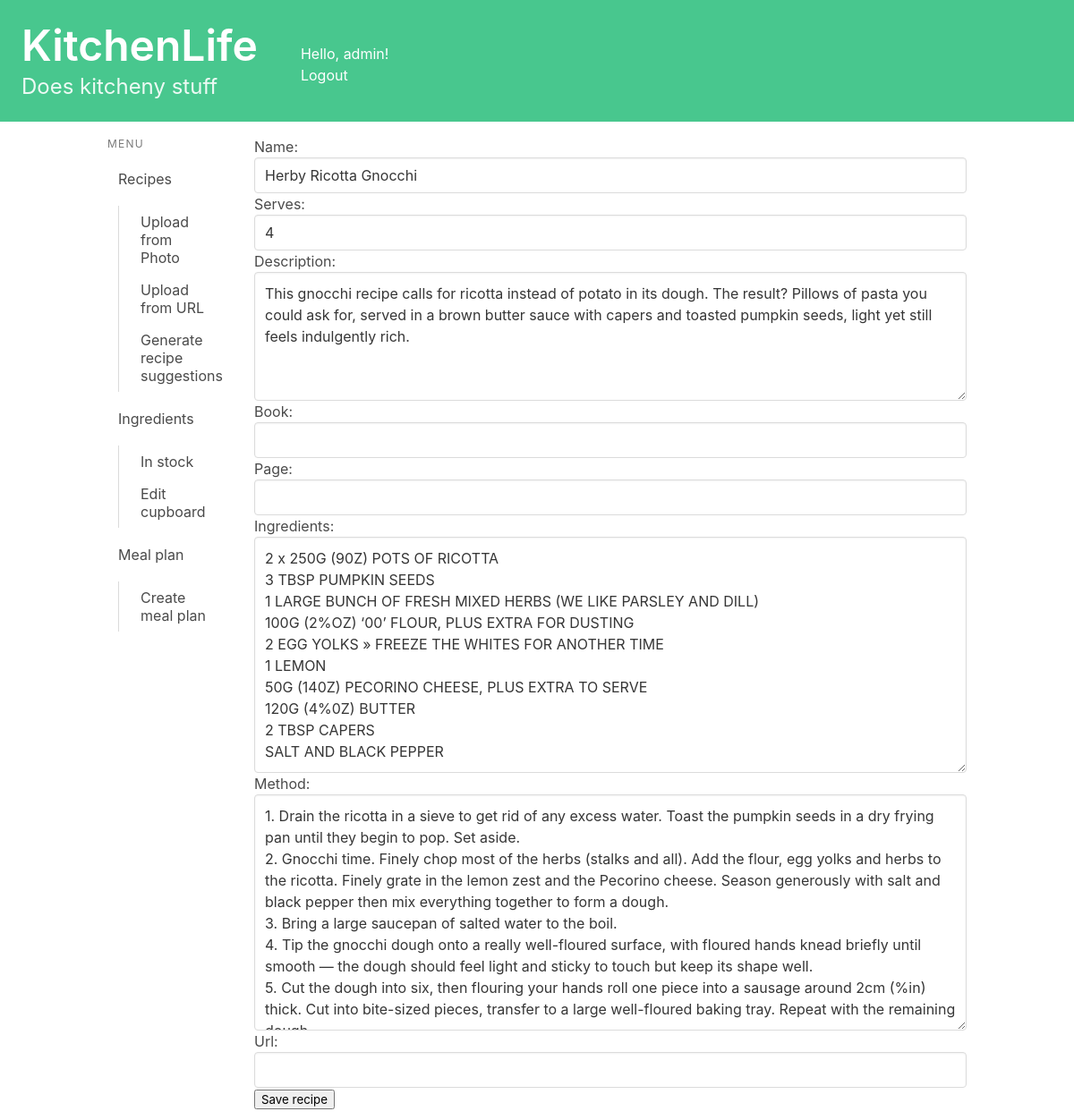
The app's page /recipes/edit/7/ (signed in), older data.
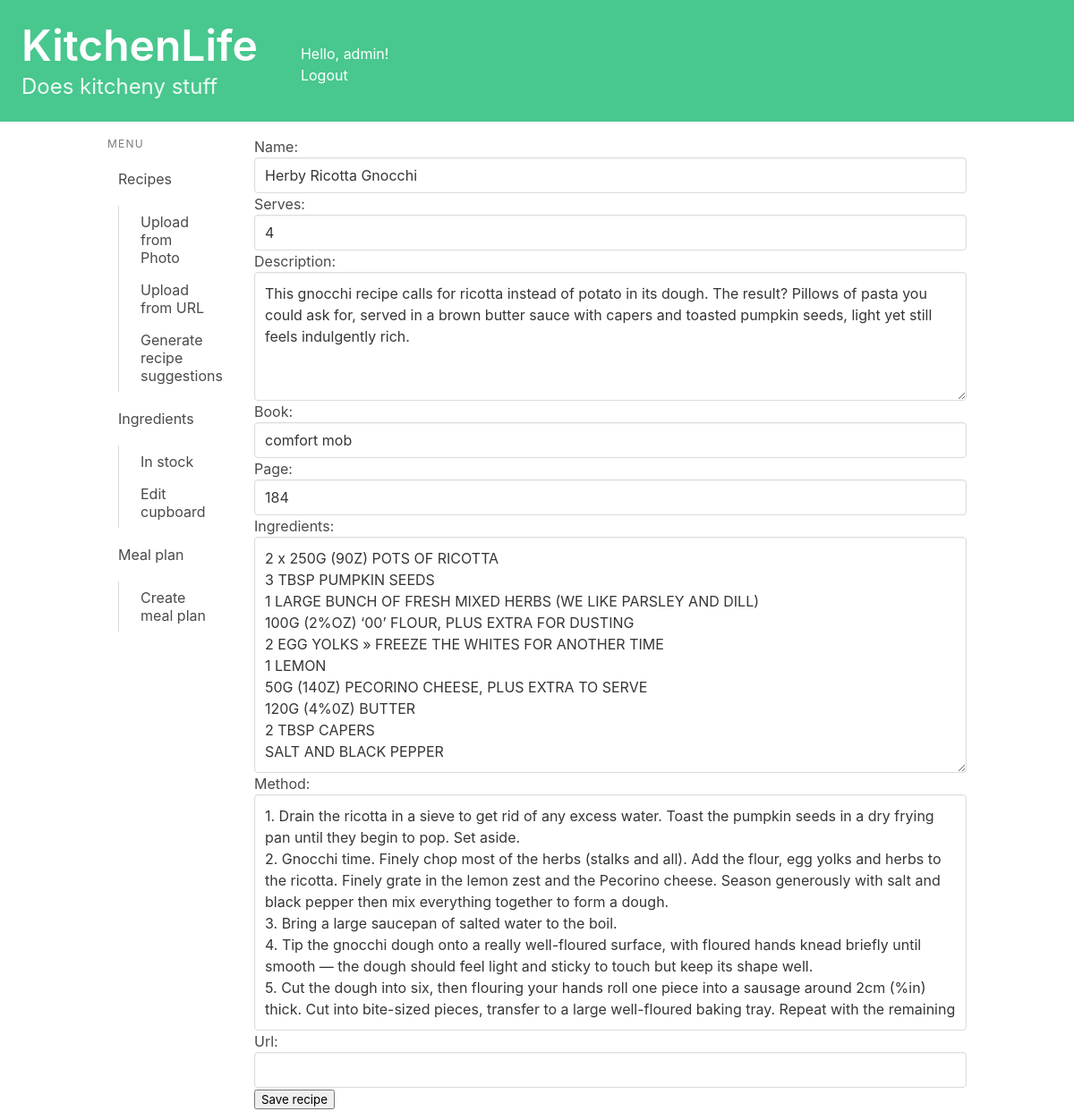
The same page, newer data.
### recipes/models.py (models this page shows, shortened)
class Recipe(models.Model):
    name = models.CharField(max_length=200)
    method = models.TextField(max_length=5000, null = True, blank = True)
    ingredients_string = models.TextField(max_length=1000, null = True, blank = True)#Plain text of ingredients
    simplified_ingredients = models.TextField(max_length=1000, null = True, blank = True)#Ingredients data
    uses_ingredient = models.ManyToManyField(Ingredient, related_name="ingredient_uses")
    book = models.CharField(max_length=200, null = True, blank = True)
    page = models.CharField(max_length=5, null = True, blank = True)
    serves = models.CharField(max_length=5, null = True, blank = True)
    description = models.TextField(max_length=500, null = True, blank = True)
    url = models.URLField(null = True, blank = True)
    jumbled_input = models.TextField(max_length=8000, null = True, blank = True)
    owner = models.ForeignKey(User, on_delete=models.CASCADE, blank=True, null=True)
    from_photo = models.BooleanField(default=False)
    def return_dict(self):
        return {
                        'name': self.name,
                        'method':self.method,
                        'serves':self.serves,
                        'description':self.description,
                        'book':self.book,
                        'page':self.page,
                        'ingredients_string':self.ingredients_string,
                        'method':self.method,
                        'url': self.url,
                    }

### recipes/views.py (the view, shortened to what this page needs)
# urls.py: path('edit/<int:recipe_id>/', views.edit_recipe, name= 'edit_recipe'),
@login_required
def edit_recipe(request, recipe_id):
    recipe = get_object_or_404(Recipe, pk=recipe_id)
    if recipe.owner != request.user:
        return redirect('recipes:index')
    form = EditRecipeForm(initial = recipe.return_dict())
    return render(request, 'recipes/edit_recipe.html', {'form':form})

### recipes/forms.py
class EditRecipeForm(forms.ModelForm):
    class Meta:
        model = Recipe
        fields = ['name','serves', 'description', 'book',
                 'page', 'ingredients_string', 'method', 'url']
        widgets = {
            'name': forms.TextInput(attrs={"class": "input",}),
            'serves': forms.TextInput(attrs={"class": "input",}),
            'description': forms.Textarea(attrs={"class": "textarea", "rows": 5}),
            'book': forms.TextInput(attrs={"class": "input",}),
            'page': forms.TextInput(attrs={"class": "input",}),
            'ingredients_string': forms.Textarea(attrs={"class": "textarea"}),
            'method': forms.Textarea(attrs={"class": "textarea",}),
            'url': forms.TextInput(attrs={"class": "input",}),
        }
        labels = {
            'ingredients_string': "Ingredients"
        }

### recipes/templatetags/is_active.py (called while the page is built)
@register.simple_tag
def is_active(request, url):
    if reverse(url) == request.path:
        return "is-active"
    return ""

### recipes/templates/recipes/edit_recipe.html (shortened to what this page needs)
{% extends 'base.html' %}
{% block content %}
<form method="post" enctype="multipart/form-data" class = "field">
    {{ form.as_p }}
    <button type="submit">Save recipe</button>
</form>
{% endblock content %}

Row changes from the older to the newer data that the page shows:
changed Recipe "Herby Ricotta Gnocchi": book (not shown) → "comfort mob"; page (not shown) → "184"
